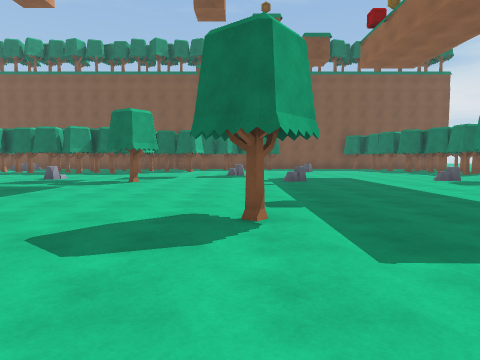
View 1 (above)

16 first-person views from a walk through a 3-D level made in the Unity game engine. The camera is 1.3 m above the floor, tilts 4° down and sees 75° across. The floor is counted in squares, 2 m on a side. Each view is taken from the middle of a square. On the plan, view 1 faces up. The plan holds only what a view shows up to about 10 squares ahead; the rest is blank. The place goes on beyond the plan. The player character is not drawn. Some animated figures are left out.

View 2
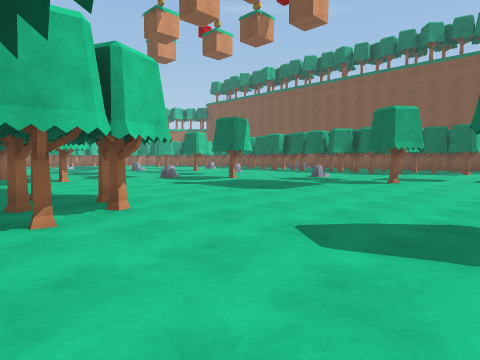

View 3
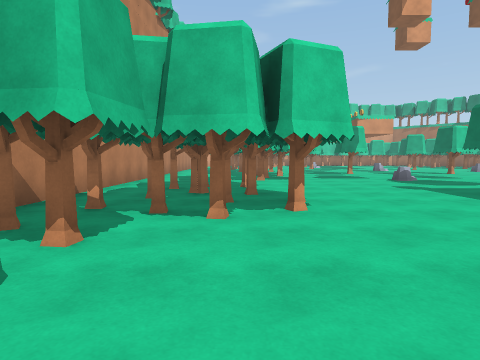

View 4
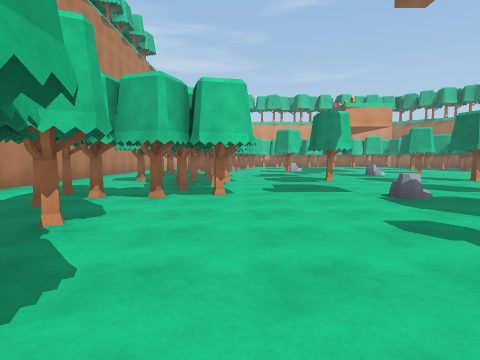

View 5
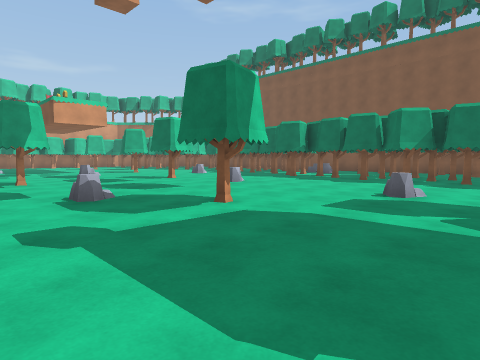

View 6
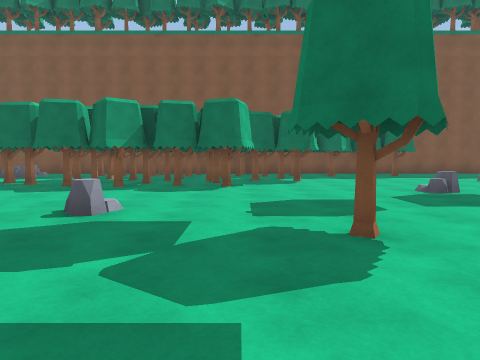

View 7
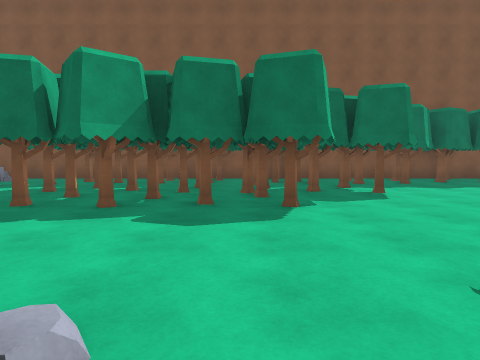

View 8
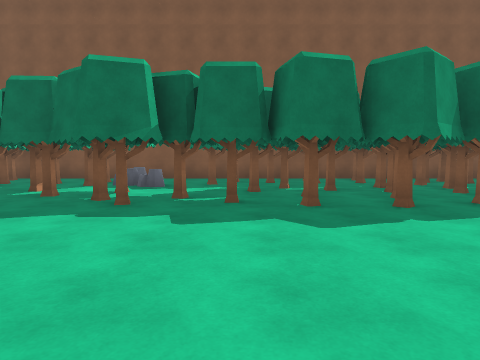

View 9
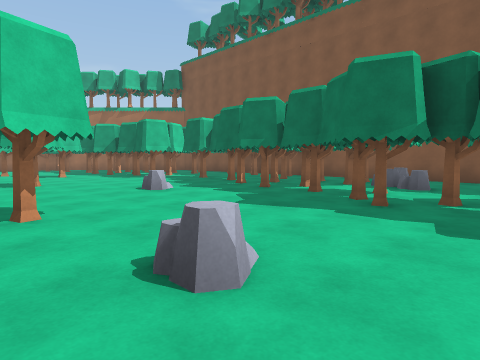

View 10
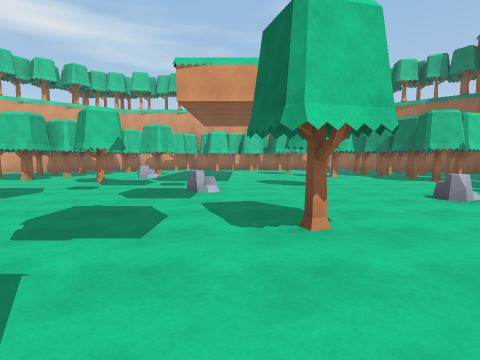

View 11
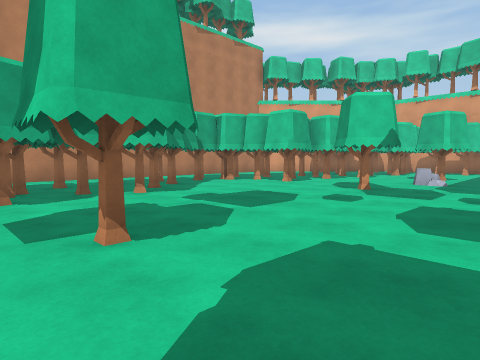

View 12
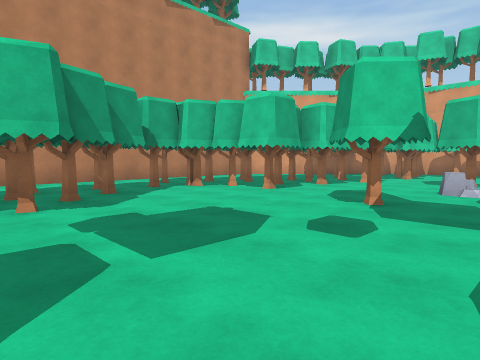

View 13
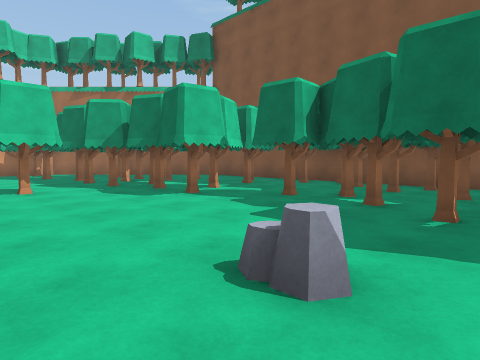

View 14
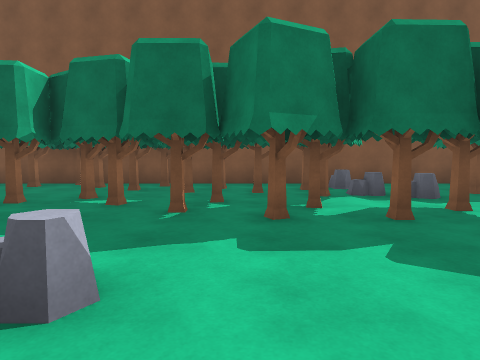

View 15
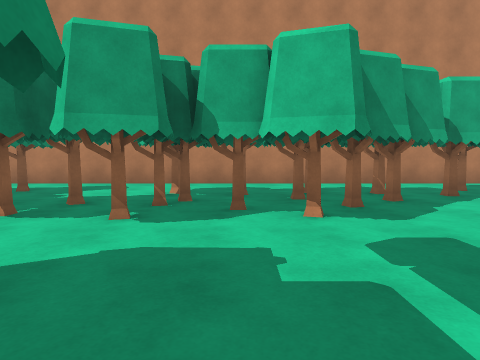

View 16
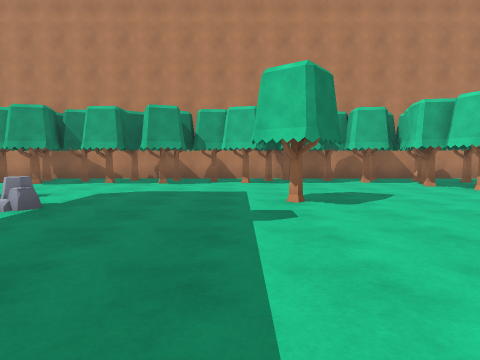

### Floor plan
Key: @ floor where view 1 was taken; # wall or solid block; . floor; R rock; T tree.
Columns run from 21 left of view 1 to 5 right of it. Each row starts with its distance up from view 1.
 19  ########################
 18  TTTTTTTTR. T TTT  TTTTT
 17 TTT.TTTTTR.TTTTTTTTTTTT
 16 TTTTTTTTTRRTTTTTTTT#...
 15 TTTTT.T.TTTTTTTTTTTT....
 14 TT.T....TTTTTTTTTT......
 13 ..........T..TTTTT......
 12 T.....R..............R.
 11 ...TT.................
 10  ...T...T..R...R...........
  9  .......T.........T....R...
  8   ...R............T........
  7 .............TT............
  6 R..T....T...R..............
  5 ...T....T.................
  4 .....................T...R
  3 T.T...T.TT.T..............
  2 TTT..TTTTTTTT...TT.........
  1  TTTTTTTTTTTTTT TT.........
  0 TTTTTTTTTT.TTTTTTTT.T@T.TTT
 -1  .  .......T.. TTTTTTTTTTTT
 -2  ##########################

Positions as (right, up) in squares from view 1, and headings:
1: (0, 0), facing up
2: (0, 0), facing up-left
3: (0, 1), facing left
4: (-4, 3), facing left
5: (-4, 4), facing up-left
6: (-4, 6), facing up
7: (-5, 9), facing up
8: (-9, 9), facing up
9: (-9, 9), facing up-left
10: (-10, 9), facing left
11: (-12, 8), facing down-left
12: (-14, 7), facing down-left
13: (-14, 11), facing up-left
14: (-14, 11), facing up
15: (-14, 6), facing down
16: (1, 8), facing down
